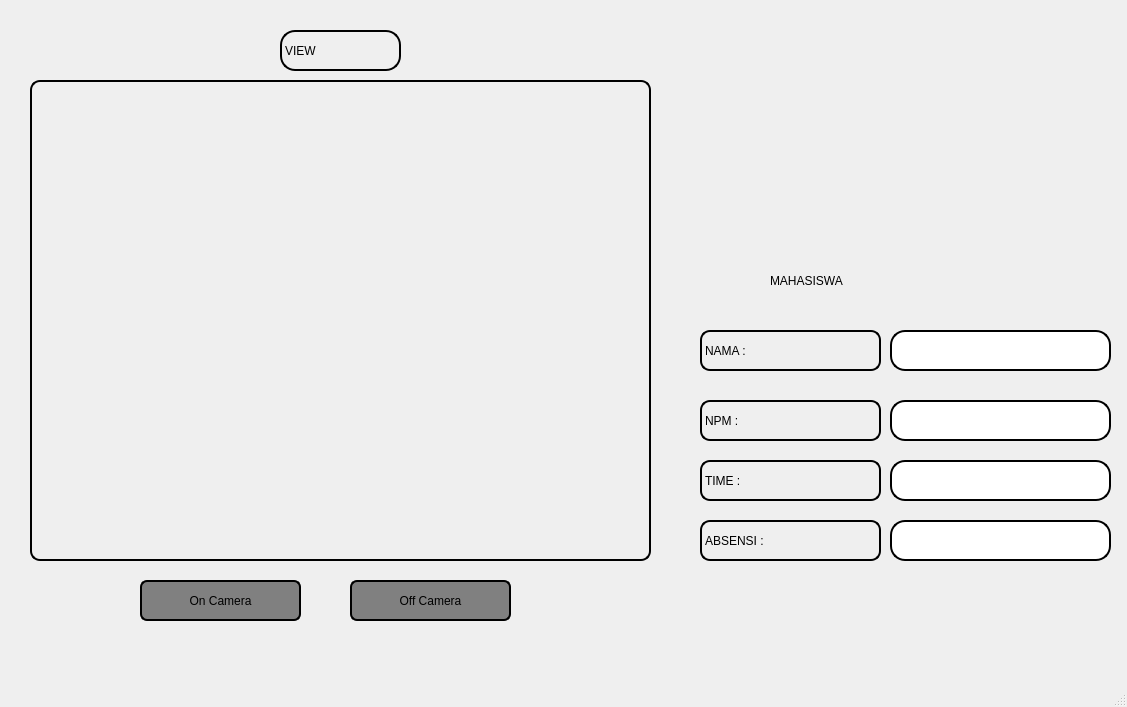
<?xml version="1.0" encoding="UTF-8"?>
<ui version="4.0">
 <class>MainWindow</class>
 <widget class="QMainWindow" name="MainWindow">
  <property name="geometry">
   <rect>
    <x>0</x>
    <y>0</y>
    <width>1127</width>
    <height>707</height>
   </rect>
  </property>
  <property name="windowTitle">
   <string>MainWindow</string>
  </property>
  <widget class="QWidget" name="centralwidget">
   <widget class="QLabel" name="label">
    <property name="geometry">
     <rect>
      <x>30</x>
      <y>80</y>
      <width>621</width>
      <height>481</height>
     </rect>
    </property>
    <property name="styleSheet">
     <string notr="true">border: 2px solid black;
border-radius: 10px;
</string>
    </property>
    <property name="text">
     <string/>
    </property>
   </widget>
   <widget class="QLabel" name="label_2">
    <property name="geometry">
     <rect>
      <x>280</x>
      <y>30</y>
      <width>121</width>
      <height>41</height>
     </rect>
    </property>
    <property name="styleSheet">
     <string notr="true">font: 24pt &quot;Arial&quot;;
border: 2px solid black;
border-radius: 15px;</string>
    </property>
    <property name="text">
     <string>VIEW</string>
    </property>
   </widget>
   <widget class="QPushButton" name="pushButton">
    <property name="geometry">
     <rect>
      <x>350</x>
      <y>580</y>
      <width>161</width>
      <height>41</height>
     </rect>
    </property>
    <property name="styleSheet">
     <string notr="true">font: 18pt &quot;Arial&quot;;
border: 2px solid black;
border-radius: 7px;
background-color: grey;</string>
    </property>
    <property name="text">
     <string>Off Camera</string>
    </property>
   </widget>
   <widget class="QPushButton" name="pushButton_2">
    <property name="geometry">
     <rect>
      <x>140</x>
      <y>580</y>
      <width>161</width>
      <height>41</height>
     </rect>
    </property>
    <property name="styleSheet">
     <string notr="true">font: 18pt &quot;Arial&quot;;
border: 2px solid black;
border-radius: 7px;
background-color: grey;</string>
    </property>
    <property name="text">
     <string>On Camera</string>
    </property>
   </widget>
   <widget class="QLineEdit" name="outputName">
    <property name="geometry">
     <rect>
      <x>890</x>
      <y>330</y>
      <width>221</width>
      <height>41</height>
     </rect>
    </property>
    <property name="styleSheet">
     <string notr="true">font: 24pt &quot;Arial&quot;;
border: 2px solid black;
border-radius: 15px;</string>
    </property>
   </widget>
   <widget class="QLineEdit" name="outputNpm">
    <property name="geometry">
     <rect>
      <x>890</x>
      <y>400</y>
      <width>221</width>
      <height>41</height>
     </rect>
    </property>
    <property name="styleSheet">
     <string notr="true">font: 24pt &quot;Arial&quot;;
border: 2px solid black;
border-radius: 15px;</string>
    </property>
   </widget>
   <widget class="QLabel" name="label_3">
    <property name="geometry">
     <rect>
      <x>700</x>
      <y>330</y>
      <width>181</width>
      <height>41</height>
     </rect>
    </property>
    <property name="styleSheet">
     <string notr="true">font: 20pt &quot;Arial&quot;;
border: 2px solid black;
border-radius: 10px;</string>
    </property>
    <property name="text">
     <string>NAMA :</string>
    </property>
   </widget>
   <widget class="QLabel" name="label_4">
    <property name="geometry">
     <rect>
      <x>700</x>
      <y>400</y>
      <width>181</width>
      <height>41</height>
     </rect>
    </property>
    <property name="styleSheet">
     <string notr="true">font: 20pt &quot;Arial&quot;;
border: 2px solid black;
border-radius: 10px;</string>
    </property>
    <property name="text">
     <string>NPM :</string>
    </property>
   </widget>
   <widget class="QLabel" name="label_5">
    <property name="geometry">
     <rect>
      <x>770</x>
      <y>260</y>
      <width>251</width>
      <height>41</height>
     </rect>
    </property>
    <property name="styleSheet">
     <string notr="true">font: 24pt &quot;Arial&quot;;</string>
    </property>
    <property name="text">
     <string>MAHASISWA</string>
    </property>
   </widget>
   <widget class="QLabel" name="label_6">
    <property name="geometry">
     <rect>
      <x>700</x>
      <y>520</y>
      <width>181</width>
      <height>41</height>
     </rect>
    </property>
    <property name="styleSheet">
     <string notr="true">font: 20pt &quot;Arial&quot;;
border: 2px solid black;
border-radius: 10px;</string>
    </property>
    <property name="text">
     <string>ABSENSI :</string>
    </property>
   </widget>
   <widget class="QLineEdit" name="outputAbsensi">
    <property name="geometry">
     <rect>
      <x>890</x>
      <y>520</y>
      <width>221</width>
      <height>41</height>
     </rect>
    </property>
    <property name="styleSheet">
     <string notr="true">font: 24pt &quot;Arial&quot;;
border: 2px solid black;
border-radius: 15px;</string>
    </property>
   </widget>
   <widget class="QLabel" name="label_7">
    <property name="geometry">
     <rect>
      <x>700</x>
      <y>460</y>
      <width>181</width>
      <height>41</height>
     </rect>
    </property>
    <property name="styleSheet">
     <string notr="true">font: 20pt &quot;Arial&quot;;
border: 2px solid black;
border-radius: 10px;</string>
    </property>
    <property name="text">
     <string>TIME :</string>
    </property>
   </widget>
   <widget class="QLineEdit" name="outputTime">
    <property name="geometry">
     <rect>
      <x>890</x>
      <y>460</y>
      <width>221</width>
      <height>41</height>
     </rect>
    </property>
    <property name="styleSheet">
     <string notr="true">font: 24pt &quot;Arial&quot;;
border: 2px solid black;
border-radius: 15px;</string>
    </property>
   </widget>
   <widget class="QLabel" name="imageLabel">
    <property name="geometry">
     <rect>
      <x>870</x>
      <y>110</y>
      <width>55</width>
      <height>16</height>
     </rect>
    </property>
    <property name="text">
     <string/>
    </property>
   </widget>
  </widget>
  <widget class="QMenuBar" name="menubar">
   <property name="geometry">
    <rect>
     <x>0</x>
     <y>0</y>
     <width>1127</width>
     <height>26</height>
    </rect>
   </property>
  </widget>
  <widget class="QStatusBar" name="statusbar"/>
 </widget>
 <resources/>
 <connections/>
</ui>
